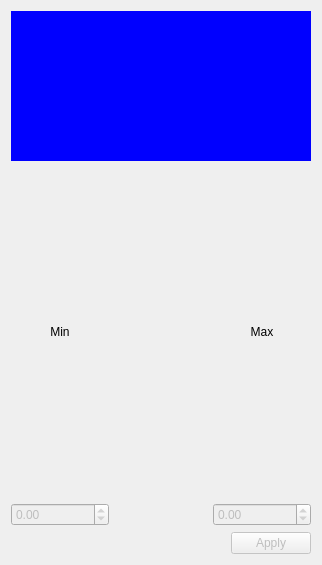
<?xml version="1.0" encoding="UTF-8"?>
<ui version="4.0">
 <class>HistogramWidget</class>
 <widget class="QWidget" name="HistogramWidget">
  <property name="geometry">
   <rect>
    <x>0</x>
    <y>0</y>
    <width>318</width>
    <height>565</height>
   </rect>
  </property>
  <property name="sizePolicy">
   <sizepolicy hsizetype="Expanding" vsizetype="Preferred">
    <horstretch>1</horstretch>
    <verstretch>0</verstretch>
   </sizepolicy>
  </property>
  <property name="windowTitle">
   <string>Form</string>
  </property>
  <layout class="QVBoxLayout" name="verticalLayout">
   <item>
    <widget class="HistogramViewer" name="histogram" native="true">
     <property name="minimumSize">
      <size>
       <width>300</width>
       <height>150</height>
      </size>
     </property>
     <property name="maximumSize">
      <size>
       <width>300</width>
       <height>150</height>
      </size>
     </property>
     <property name="styleSheet">
      <string notr="true">background-color: rgb(0, 0, 255);</string>
     </property>
    </widget>
   </item>
   <item>
    <layout class="QGridLayout" name="gridLayout">
     <item row="0" column="2">
      <spacer name="horizontalSpacer">
       <property name="orientation">
        <enum>Qt::Horizontal</enum>
       </property>
       <property name="sizeHint" stdset="0">
        <size>
         <width>40</width>
         <height>20</height>
        </size>
       </property>
      </spacer>
     </item>
     <item row="0" column="3">
      <widget class="QLabel" name="label_3">
       <property name="text">
        <string>Max</string>
       </property>
       <property name="alignment">
        <set>Qt::AlignCenter</set>
       </property>
      </widget>
     </item>
     <item row="1" column="3">
      <widget class="QDoubleSpinBox" name="higherThreshold">
       <property name="enabled">
        <bool>false</bool>
       </property>
       <property name="sizePolicy">
        <sizepolicy hsizetype="MinimumExpanding" vsizetype="Fixed">
         <horstretch>0</horstretch>
         <verstretch>0</verstretch>
        </sizepolicy>
       </property>
       <property name="accelerated">
        <bool>true</bool>
       </property>
       <property name="minimum">
        <double>-150.000000000000000</double>
       </property>
       <property name="maximum">
        <double>400000.000000000000000</double>
       </property>
       <property name="singleStep">
        <double>0.000001000000000</double>
       </property>
      </widget>
     </item>
     <item row="1" column="0">
      <widget class="QDoubleSpinBox" name="lowerThreshold">
       <property name="enabled">
        <bool>false</bool>
       </property>
       <property name="sizePolicy">
        <sizepolicy hsizetype="MinimumExpanding" vsizetype="Fixed">
         <horstretch>0</horstretch>
         <verstretch>0</verstretch>
        </sizepolicy>
       </property>
       <property name="accelerated">
        <bool>true</bool>
       </property>
       <property name="minimum">
        <double>-150.000000000000000</double>
       </property>
       <property name="maximum">
        <double>400000.000000000000000</double>
       </property>
       <property name="singleStep">
        <double>0.000001000000000</double>
       </property>
      </widget>
     </item>
     <item row="0" column="0">
      <widget class="QLabel" name="label_2">
       <property name="text">
        <string>Min</string>
       </property>
       <property name="alignment">
        <set>Qt::AlignCenter</set>
       </property>
      </widget>
     </item>
    </layout>
   </item>
   <item>
    <layout class="QHBoxLayout" name="horizontalLayout_3">
     <item>
      <spacer name="horizontalSpacer_2">
       <property name="orientation">
        <enum>Qt::Horizontal</enum>
       </property>
       <property name="sizeHint" stdset="0">
        <size>
         <width>40</width>
         <height>20</height>
        </size>
       </property>
      </spacer>
     </item>
     <item>
      <widget class="QPushButton" name="applyHistogram">
       <property name="enabled">
        <bool>false</bool>
       </property>
       <property name="sizePolicy">
        <sizepolicy hsizetype="Fixed" vsizetype="Fixed">
         <horstretch>0</horstretch>
         <verstretch>0</verstretch>
        </sizepolicy>
       </property>
       <property name="text">
        <string>Apply</string>
       </property>
      </widget>
     </item>
    </layout>
   </item>
  </layout>
 </widget>
 <customwidgets>
  <customwidget>
   <class>HistogramViewer</class>
   <extends>QWidget</extends>
   <header>histogramviewer.h</header>
   <container>1</container>
  </customwidget>
 </customwidgets>
 <resources/>
 <connections/>
</ui>
